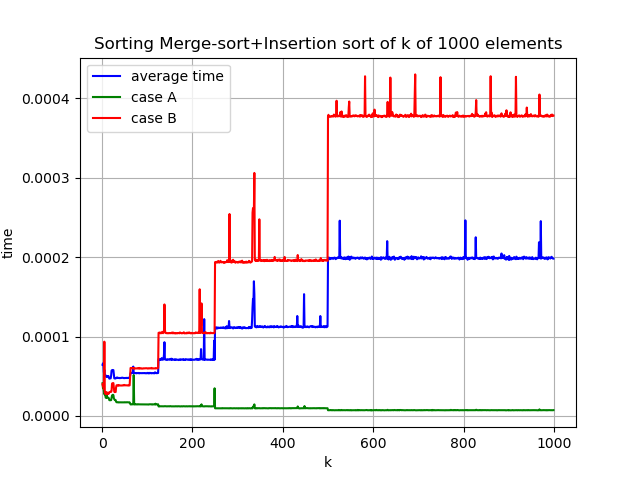

This figure's Python source:
'''
CH-231-A
a4_p1.cpp
Timofei Podkorytov
[email redacted]
[email redacted]
'''
import numpy as np
import matplotlib.pyplot as plt
 
file=open("out.txt")
data=file.readlines()#opening the file
av=[]
csa=[]
csb=[]
sample=int(data[0])#number of samples
size=int(data[1])
data=data[2:]#get rid of first line
numb=len(data)
for line in data:#here we extract the actual data
    #first we transform the line into array of floats
    row =np.array([float(el) for el in line.split()])
    #then we split it and count the averages
    csa.append(np.average(row[:sample]))
    csb.append(np.average(row[sample:2*sample]))
    av.append(np.average(row[2*sample:]))
#turn intp numpy arrays
avg=np.array(av)
caseA=np.array(csa)
caseB=np.array(csb)
n=np.linspace(1,numb,numb)#arguement
"""
#here i checked my theory about jumps being at 2^n
for i in range(510,520):
    print(i," ", avg[i]-avg[i-1])
"""
#Here we plot the acual grpah
title = "Sorting Merge-sort+Insertion sort of k of "+str(size)+" elements"
plt.title(title)
plt.plot(n,avg, color="blue",label="average time")
plt.plot(n,caseA, color="green",label="case A")
plt.plot(n,caseB, color="red",label="case B")
plt.xlabel("k")
plt.ylabel("time")
plt.grid()
plt.legend()
plt.savefig("graph.png")#save the file
file.close()#close the file